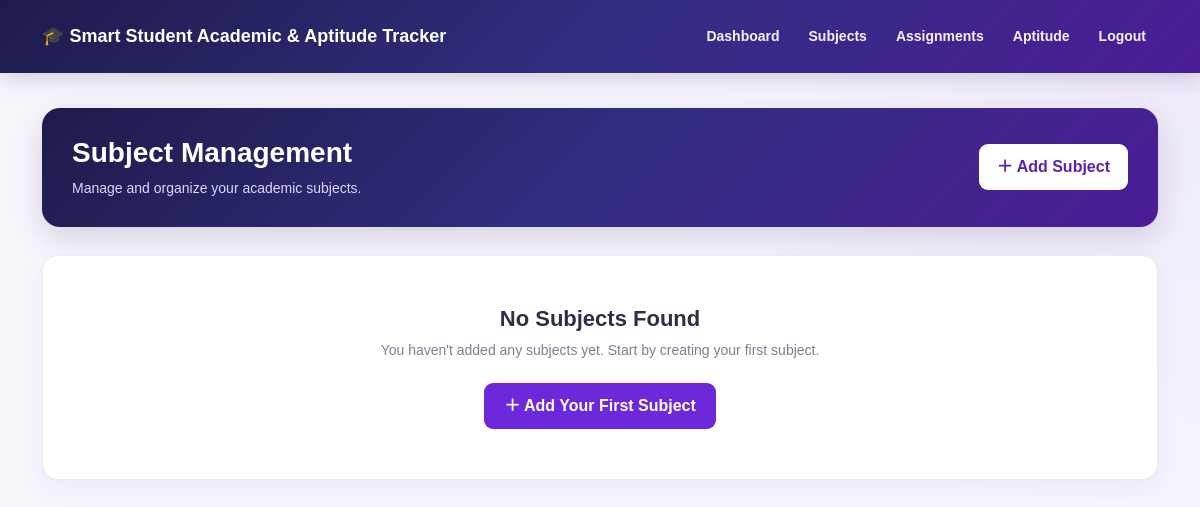
Before: /api/subjects/ (signed in) with the older database file.
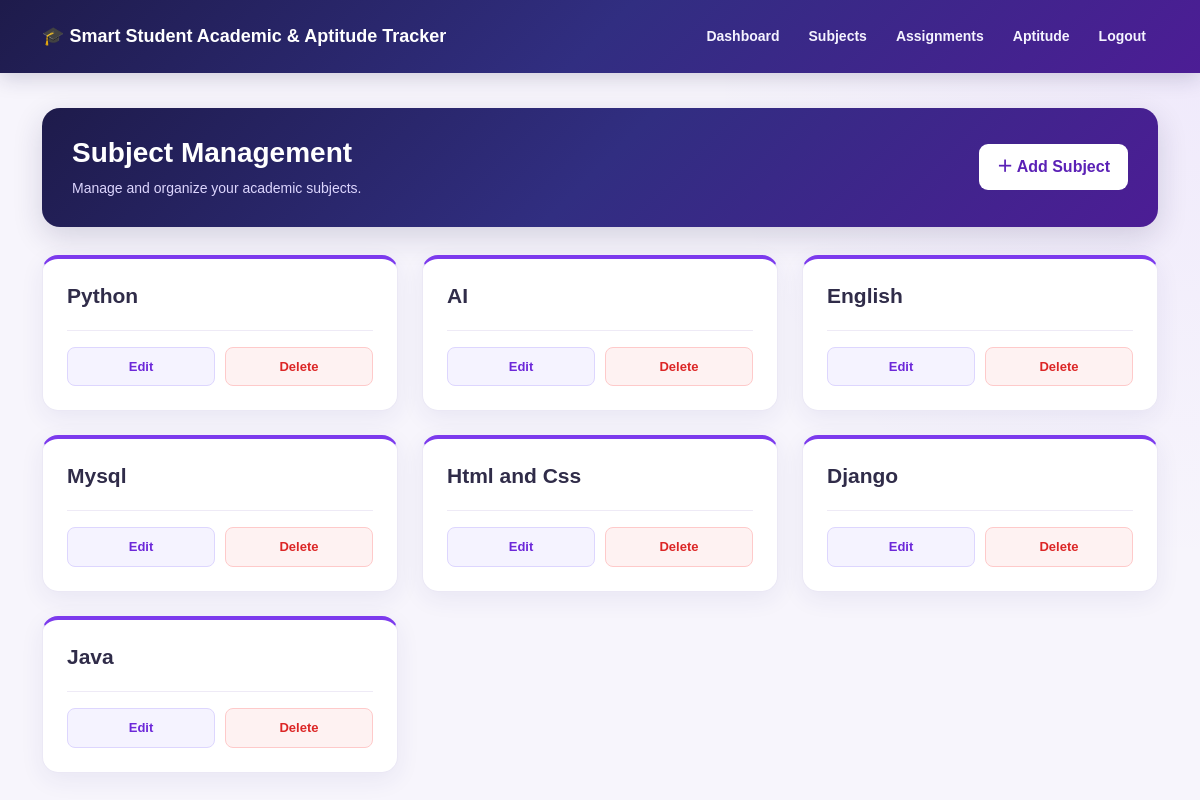
After: the same page with the newer database file.
### myapp/models.py (models this page shows, shortened)
class Subject(models.Model):
    user = models.ForeignKey(
        User,
        on_delete=models.CASCADE,null=True,blank=True)
    subject_name = models.CharField(
        max_length=30
    )

### myapp/views.py (the view)
# urls.py: path("subjects/", subject_list, name="subject_list"),
@login_required(login_url="login")
def subject_list(request):
    subjects = Subject.objects.filter(
        user=request.user
    )
    return render(
        request,
        "subject_list.html",
        {
            "subjects":
            subjects,
            "error":
            None,
        }
    )

### myapp/templates/subject_list.html (shortened to what this page needs)
{% extends "base.html" %}
{% block content %}
<div class="subject-page">
    <div class="page-header">
        <div class="row align-items-center g-3">
            <div class="col-12 col-md">
                <h1> Subject Management</h1>
                <p>Manage and organize your academic subjects.</p>
            </div>
            <div class="col-12 col-md-auto header-actions">
                <a href="{% url 'add_subject' %}" class="add-btn">
                   ＋ Add Subject
                </a>
            </div>
        </div>
    </div>
    <div class="row g-4">
        {% for subject in subjects %}
        <div class="col-12 col-md-6 col-lg-4">
            <div class="subject-card">
                <h2 class="subject-name">
                    {{subject.subject_name }}
                </h2>
                <div class="card-actions">
                    <a href="{% url 'edit_subject' subject.id %}"
                       class="edit-btn">
                         Edit
                    </a>
                    <a href="{% url 'delete_subject' subject.id %}"
                       class="delete-btn">
                         Delete
                    </a>
                </div>
            </div>
        </div>
        {% empty %}
        <div class="col-12">
            <div class="empty-message">
                <h3>No Subjects Found</h3>
                <p>
                    You haven't added any subjects yet.
                    Start by creating your first subject.
                </p>
                <a href="{% url 'add_subject' %}"
                   class="empty-add-btn">
                    ＋ Add Your First Subject
                </a>
            </div>
        </div>
        {% endfor %}
    </div>
</div>
{% endblock %}

Changed rows visible on the page:
now on this page (row edited): Subject: subject_name "Python"
now on this page (row edited): Subject: subject_name "AI"
now on this page (row edited): Subject: subject_name "English"
now on this page (row edited): Subject: subject_name "Mysql"
now on this page (row edited): Subject: subject_name "Html and Css"
now on this page (row edited): Subject: subject_name "Django"
now on this page (row edited): Subject: subject_name "Java"
Other visible differences:
text no longer shown: "No Subjects Found You haven't added any subjects yet. Start by creating your first subject. ＋ Add Your First Subject"
